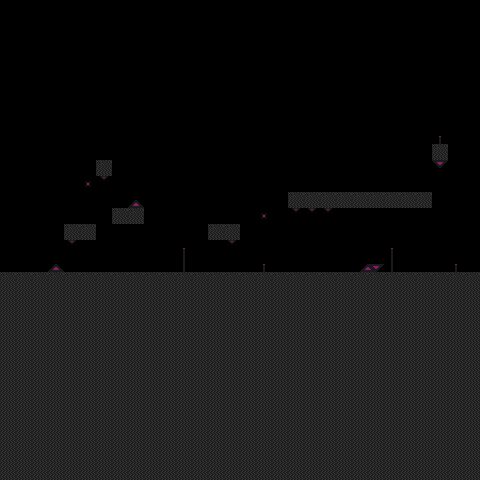

Tiled map render using the project's own tile images. Description and the whole map definition, tile-layer contents included, below:
An orthogonal 30x30 tile map with 16x16 px tiles, 2 tile layers (walls, obsidian_obstacles).

<map version="1.10" tiledversion="1.10.2" orientation="orthogonal" renderorder="right-down" width="30" height="30" tilewidth="16" tileheight="16" infinite="0" nextlayerid="3" nextobjectid="1">
 <editorsettings>
  <export target="obsidian_1.tmj" format="json" />
 </editorsettings>
 <tileset firstgid="1" source="../obsidian.tsx" />
 <layer id="1" name="walls" width="30" height="30">
  <data encoding="csv">
0,0,0,0,0,0,0,0,0,0,0,0,0,0,0,0,0,0,0,0,0,0,0,0,0,0,0,0,0,0,
0,0,0,0,0,0,0,0,0,0,0,0,0,0,0,0,0,0,0,0,0,0,0,0,0,0,0,0,0,0,
0,0,0,0,0,0,0,0,0,0,0,0,0,0,0,0,0,0,0,0,0,0,0,0,0,0,0,0,0,0,
0,0,0,0,0,0,0,0,0,0,0,0,0,0,0,0,0,0,0,0,0,0,0,0,0,0,0,0,0,0,
0,0,0,0,0,0,0,0,0,0,0,0,0,0,0,0,0,0,0,0,0,0,0,0,0,0,0,0,0,0,
0,0,0,0,0,0,0,0,0,0,0,0,0,0,0,0,0,0,0,0,0,0,0,0,0,0,0,0,0,0,
0,0,0,0,0,0,0,0,0,0,0,0,0,0,0,0,0,0,0,0,0,0,0,0,0,0,0,0,0,0,
0,0,0,0,0,0,0,0,0,0,0,0,0,0,0,0,0,0,0,0,0,0,0,0,0,0,0,0,0,0,
0,0,0,0,0,0,0,0,0,0,0,0,0,0,0,0,0,0,0,0,0,0,0,0,0,0,0,0,0,0,
0,0,0,0,0,0,0,0,0,0,0,0,0,0,0,0,0,0,0,0,0,0,0,0,0,0,0,1,0,0,
0,0,0,0,0,0,1,0,0,0,0,0,0,0,0,0,0,0,0,0,0,0,0,0,0,0,0,10,0,0,
0,0,0,0,0,0,0,0,0,0,0,0,0,0,0,0,0,0,0,0,0,0,0,0,0,0,0,0,0,0,
0,0,0,0,0,0,0,0,2,0,0,0,0,0,0,0,0,0,1,1,1,1,1,1,1,1,1,0,0,0,
0,0,0,0,0,0,0,1,1,0,0,0,0,0,0,0,0,0,0,0,0,0,0,0,0,0,0,0,0,0,
0,0,0,0,1,1,0,0,0,0,0,0,0,1,1,0,0,0,0,0,0,0,0,0,0,0,0,0,0,0,
0,0,0,0,0,0,0,0,0,0,0,0,0,0,0,0,0,0,0,0,0,0,0,0,0,0,0,0,0,0,
0,0,0,2,0,0,0,0,0,0,0,0,0,0,0,0,0,0,0,0,0,0,17,18,0,0,0,0,0,0,
1,1,1,1,1,1,1,1,1,1,1,1,1,1,1,1,1,1,1,1,1,1,1,1,1,1,1,1,1,1,
9,9,9,9,9,9,9,9,9,9,9,9,9,9,9,9,9,9,9,9,9,9,9,9,9,9,9,9,9,9,
9,9,9,9,9,9,9,9,9,9,9,9,9,9,9,9,9,9,9,9,9,9,9,9,9,9,9,9,9,9,
9,9,9,9,9,9,9,9,9,9,9,9,9,9,9,9,9,9,9,9,9,9,9,9,9,9,9,9,9,9,
9,9,9,9,9,9,9,9,9,9,9,9,9,9,9,9,9,9,9,9,9,9,9,9,9,9,9,9,9,9,
9,9,9,9,9,9,9,9,9,9,9,9,9,9,9,9,9,9,9,9,9,9,9,9,9,9,9,9,9,9,
9,9,9,9,9,9,9,9,9,9,9,9,9,9,9,9,9,9,9,9,9,9,9,9,9,9,9,9,9,9,
9,9,9,9,9,9,9,9,9,9,9,9,9,9,9,9,9,9,9,9,9,9,9,9,9,9,9,9,9,9,
9,9,9,9,9,9,9,9,9,9,9,9,9,9,9,9,9,9,9,9,9,9,9,9,9,9,9,9,9,9,
9,9,9,9,9,9,9,9,9,9,9,9,9,9,9,9,9,9,9,9,9,9,9,9,9,9,9,9,9,9,
9,9,9,9,9,9,9,9,9,9,9,9,9,9,9,9,9,9,9,9,9,9,9,9,9,9,9,9,9,9,
9,9,9,9,9,9,9,9,9,9,9,9,9,9,9,9,9,9,9,9,9,9,9,9,9,9,9,9,9,9,
9,9,9,9,9,9,9,9,9,9,9,9,9,9,9,9,9,9,9,9,9,9,9,9,9,9,9,9,9,9
</data>
 </layer>
 <layer id="2" name="obsidian_obstacles" width="30" height="30">
  <data encoding="csv">
0,0,0,0,0,0,0,0,0,0,0,0,0,0,0,0,0,0,0,0,0,0,0,0,0,0,0,0,0,0,
0,0,0,0,0,0,0,0,0,0,0,0,0,0,0,0,0,0,0,0,0,0,0,0,0,0,0,0,0,0,
0,0,0,0,0,0,0,0,0,0,0,0,0,0,0,0,0,0,0,0,0,0,0,0,0,0,0,0,0,0,
0,0,0,0,0,0,0,0,0,0,0,0,0,0,0,0,0,0,0,0,0,0,0,0,0,0,0,0,0,0,
0,0,0,0,0,0,0,0,0,0,0,0,0,0,0,0,0,0,0,0,0,0,0,0,0,0,0,0,0,0,
0,0,0,0,0,0,0,0,0,0,0,0,0,0,0,0,0,0,0,0,0,0,0,0,0,0,0,0,0,0,
0,0,0,0,0,0,0,0,0,0,0,0,0,0,0,0,0,0,0,0,0,0,0,0,0,0,0,0,0,0,
0,0,0,0,0,0,0,0,0,0,0,0,0,0,0,0,0,0,0,0,0,0,0,0,0,0,0,0,0,0,
0,0,0,0,0,0,0,0,0,0,0,0,0,0,0,0,0,0,0,0,0,0,0,0,0,0,0,49,0,0,
0,0,0,0,0,0,0,0,0,0,0,0,0,0,0,0,0,0,0,0,0,0,0,0,0,0,0,0,0,0,
0,0,0,0,0,0,0,0,0,0,0,0,0,0,0,0,0,0,0,0,0,0,0,0,0,0,0,0,0,0,
0,0,0,0,0,11,3,0,0,0,0,0,0,0,0,0,0,0,0,0,0,0,0,0,0,0,0,0,0,0,
0,0,0,0,0,0,0,0,0,0,0,0,0,0,0,0,0,0,0,0,0,0,0,0,0,0,0,0,0,0,
0,0,0,0,0,0,0,0,0,0,0,0,0,0,0,0,11,0,3,3,3,0,0,0,0,0,0,0,0,0,
0,0,0,0,0,0,0,0,0,0,0,0,0,0,0,0,0,0,0,0,0,0,0,0,0,0,0,0,0,0,
0,0,0,0,3,0,0,0,0,0,0,49,0,0,3,0,0,0,0,0,0,0,0,0,49,0,0,0,0,0,
0,0,0,0,0,0,0,0,0,0,0,57,0,0,0,0,49,0,0,0,0,0,0,0,57,0,0,0,49,0,
0,0,0,0,0,0,0,0,0,0,0,0,0,0,0,0,0,0,0,0,0,0,0,0,0,0,0,0,0,0,
0,0,0,0,0,0,0,0,0,0,0,0,0,0,0,0,0,0,0,0,0,0,0,0,0,0,0,0,0,0,
0,0,0,0,0,0,0,0,0,0,0,0,0,0,0,0,0,0,0,0,0,0,0,0,0,0,0,0,0,0,
0,0,0,0,0,0,0,0,0,0,0,0,0,0,0,0,0,0,0,0,0,0,0,0,0,0,0,0,0,0,
0,0,0,0,0,0,0,0,0,0,0,0,0,0,0,0,0,0,0,0,0,0,0,0,0,0,0,0,0,0,
0,0,0,0,0,0,0,0,0,0,0,0,0,0,0,0,0,0,0,0,0,0,0,0,0,0,0,0,0,0,
0,0,0,0,0,0,0,0,0,0,0,0,0,0,0,0,0,0,0,0,0,0,0,0,0,0,0,0,0,0,
0,0,0,0,0,0,0,0,0,0,0,0,0,0,0,0,0,0,0,0,0,0,0,0,0,0,0,0,0,0,
0,0,0,0,0,0,0,0,0,0,0,0,0,0,0,0,0,0,0,0,0,0,0,0,0,0,0,0,0,0,
0,0,0,0,0,0,0,0,0,0,0,0,0,0,0,0,0,0,0,0,0,0,0,0,0,0,0,0,0,0,
0,0,0,0,0,0,0,0,0,0,0,0,0,0,0,0,0,0,0,0,0,0,0,0,0,0,0,0,0,0,
0,0,0,0,0,0,0,0,0,0,0,0,0,0,0,0,0,0,0,0,0,0,0,0,0,0,0,0,0,0,
0,0,0,0,0,0,0,0,0,0,0,0,0,0,0,0,0,0,0,0,0,0,0,0,0,0,0,0,0,0
</data>
 </layer>
</map>
